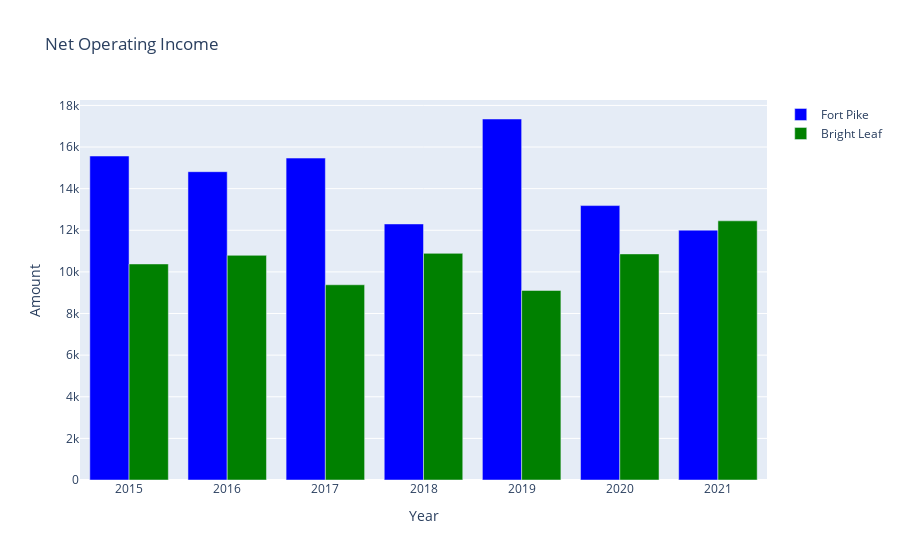

Notebook cell for this chart:
### Code cell
fig = make_subplots(
    rows=1, cols=1)
#Fort Pike Graph
trace1 = go.Bar(x = noi_fp["Year"], y=noi_fp["Amount_FP"], marker=dict(color="Blue", opacity=1), name="Fort Pike")
fig.add_trace(trace1)

#Bright Leaf Graph
trace2 = go.Bar(x = noi_bl["Year"], y=noi_bl["Amount_BL"], marker=dict(color="green", opacity=1), name="Bright Leaf")
fig.add_trace(trace2)

fig.update_xaxes(title_text="Year")
fig.update_yaxes(title_text="Amount")
fig.update_layout(title = "Net Operating Income", barmode="group")

### Figure 1 — Plotly figure (JSON) as saved in the notebook; plotly's stock layout.template omitted (floating-point values rounded to 4 significant figures)
{"data": [{"marker": {"color": "Blue", "opacity": 1}, "name": "Fort Pike", "type": "bar", "x": [2015, 2016, 2017, 2018, 2019, 2020, 2021], "y": [15570.0, 14810.0, 15470.0, 12300.0, 17350.0, 13190.0, 12010.0]}, {"marker": {"color": "green", "opacity": 1}, "name": "Bright Leaf", "type": "bar", "x": [2015, 2016, 2017, 2018, 2019, 2020, 2021], "y": [10381, 10796, 9381.0, 10890, 9108.0, 10860.0, 12453]}], "layout": {"barmode": "group", "title": {"text": "Net Operating Income"}, "xaxis": {"anchor": "y", "domain": [0, 1], "title": {"text": "Year"}}, "yaxis": {"anchor": "x", "domain": [0, 1], "title": {"text": "Amount"}}}}
